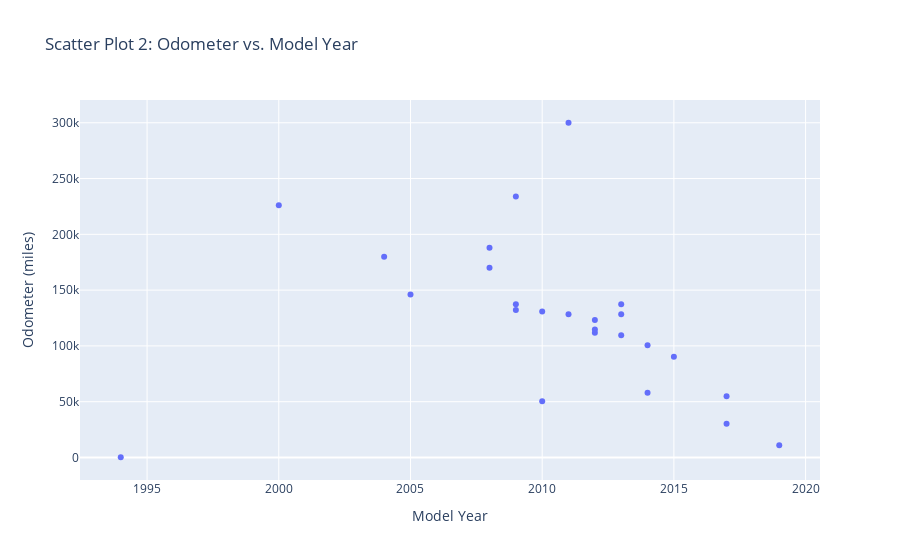

Write notebook code for a chart like this one.
### Markdown cell above
### Scatter Plot 2: Analysis

The scatter plot displays the replationship between odometer and model year of vehicles. With this data we can see that model cars from 2007 - 2015 on average are above the 100k odometer reading. Based on this informaiton we can conclude that models that are 10 years and older will have a higher odometer reading, which can give us more insight on life cycle of the vehicle.

### Code cell
# Scatter plot for Odometer vs. Model Year

fig_odometer_model_year = px.scatter(df, x='model_year', y='odometer', title='Scatter Plot 2: Odometer vs. Model Year', labels={'model_year': 'Model Year', 'odometer': 'Odometer (miles)'})

fig_odometer_model_year.show()

### Figure 1 — Plotly figure (JSON) as saved in the notebook; plotly's stock layout.template omitted (floating-point values rounded to 4 significant figures)
{"data": [{"hovertemplate": "Model Year=%{x}<br>Odometer (miles)=%{y}<extra></extra>", "legendgroup": "", "marker": {"color": "#636efa", "symbol": "circle"}, "mode": "markers", "name": "", "orientation": "v", "showlegend": false, "type": "scatter", "x": [2014, 2013, 2011, 2009, 2010, 2014, 2013, 2004, 2009, 2011, 2009, 2017, 2008, 2015, 2012, 2017, 2005, 2013, 2012, 1994, 2019, 2012, 2008, 2000, 2010], "xaxis": "x", "y": [57954, 109473, 128413, 132285, 130725, 100669, 128325, 180000, 137273, 300000, 234000, 54772, 188000, 90302, 111871, 30339, 146000, 137230, 114773, 207, 10899, 123262, 170000, 226111, 50500], "yaxis": "y"}], "layout": {"legend": {"tracegroupgap": 0}, "title": {"text": "Scatter Plot 2: Odometer vs. Model Year"}, "xaxis": {"anchor": "y", "domain": [0, 1], "title": {"text": "Model Year"}}, "yaxis": {"anchor": "x", "domain": [0, 1], "title": {"text": "Odometer (miles)"}}}}
